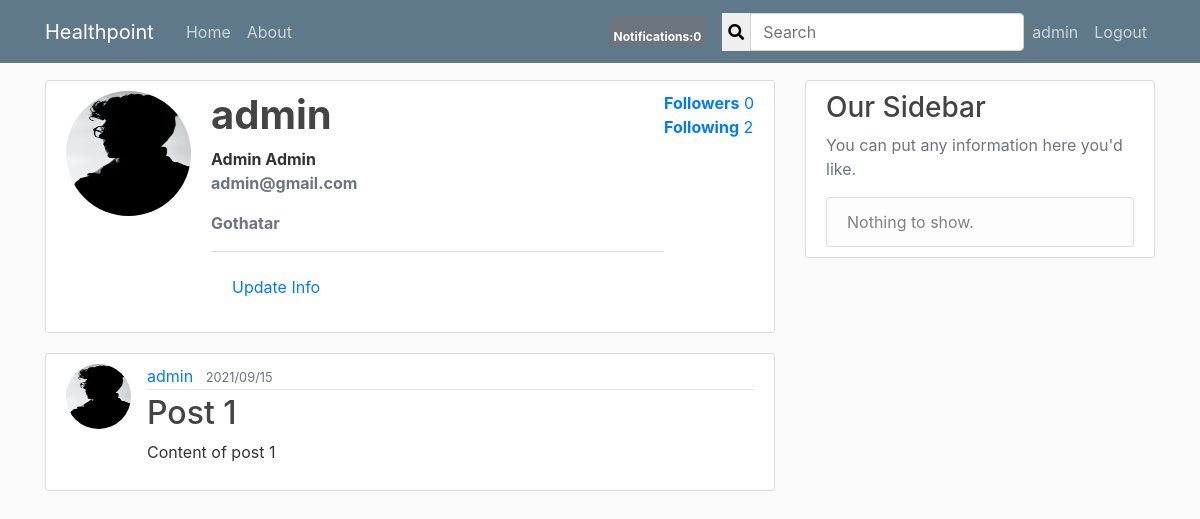
Before: /account/user_profile/1/ (signed in) with the older database file.
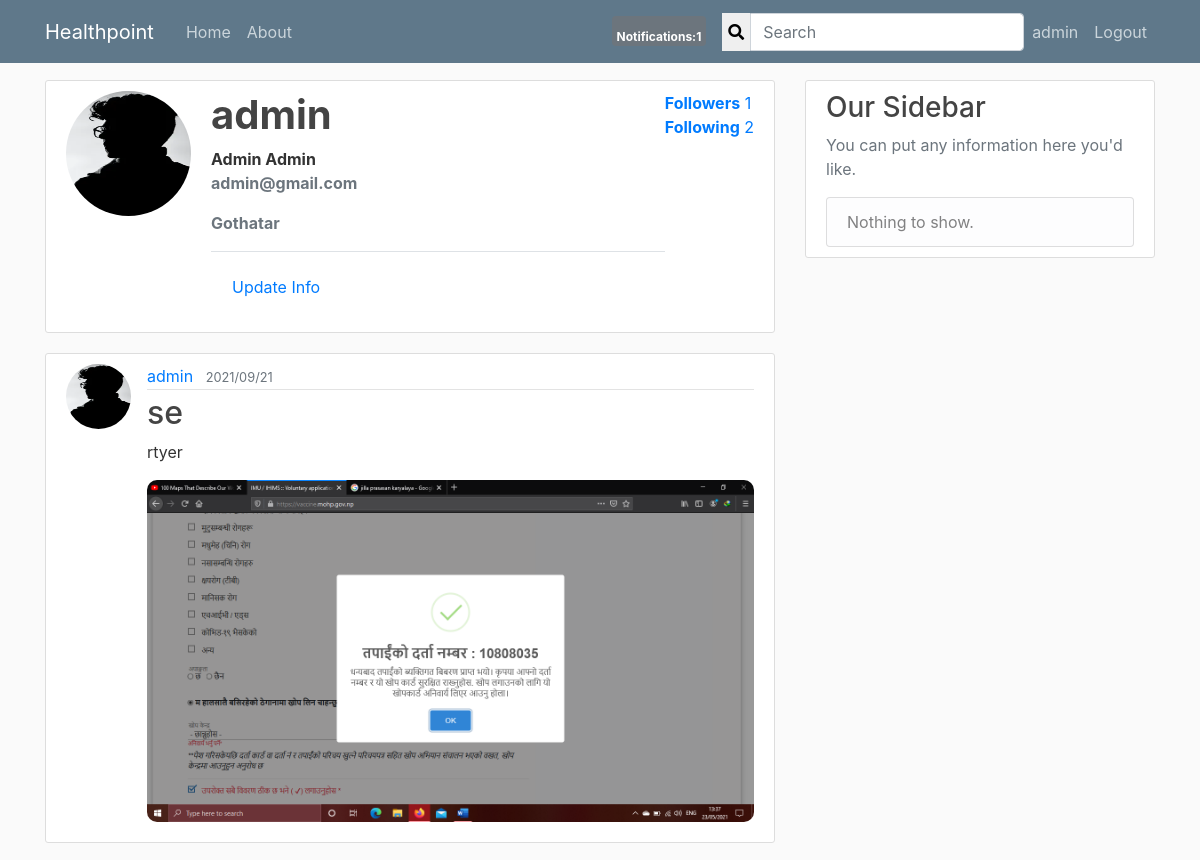
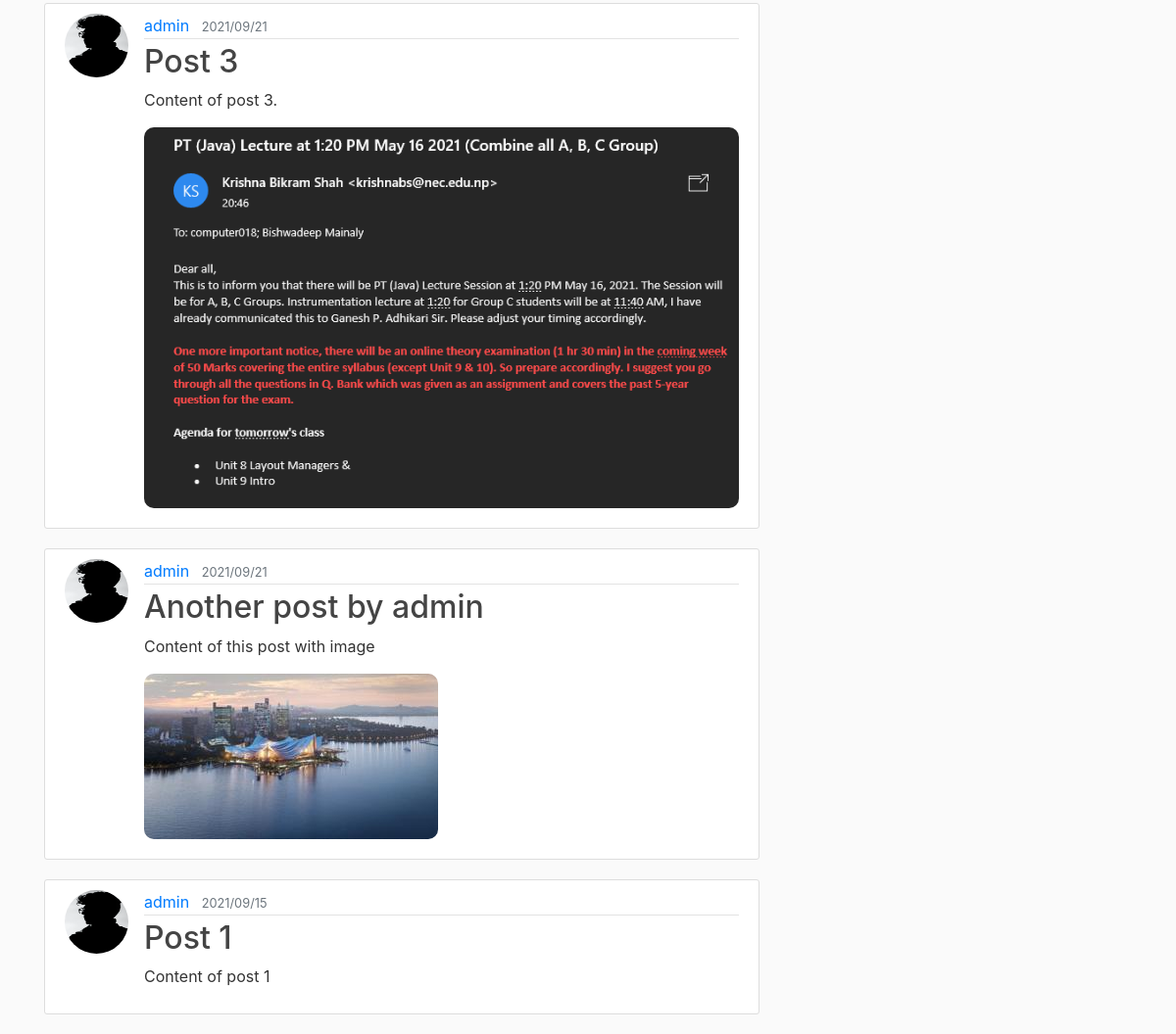
After: the same page with the newer database file (2 pictures, top to bottom).
### account/models.py (models this page shows, shortened)
class User(AbstractBaseUser, PermissionsMixin):
	id = models.AutoField(primary_key = True)
	email = models.EmailField(max_length=200, unique=True)
	user_name = models.CharField(max_length=20, unique=True)
	full_name = models.CharField(max_length=100)
	date_joined = models.DateTimeField(default=timezone.now, blank=True)
	is_staff = models.BooleanField(default=False)
	is_active = models.BooleanField(default=True)
	is_doctor = models.BooleanField(default=False)
	is_superuser = models.BooleanField(default=False)
	objects = AccountManager()
	USERNAME_FIELD = 'email'
	REQUIRED_FIELDS = ['user_name', 'full_name']
	def __str__(self):
		return self.user_name

class UserProfile(models.Model):
	user = models.OneToOneField(User, related_name='profile' ,on_delete=models.CASCADE, primary_key=True)
	address = models.CharField(max_length=200, null=True, blank=True)
	profile_pic = models.ImageField(default='default.jpg', upload_to='profile_pics', null=True, blank=True)
	date_of_birth = models.DateField(null=True, blank=True)
	followers = models.ManyToManyField(User, blank=True, related_name='followers')
	followings = models.ManyToManyField(User, blank=True, related_name='followings')

### healthpoint/models.py (models this page shows, shortened)
class Post(models.Model):
	title = models.CharField(max_length=100)
	content = models.TextField()
	image = models.ImageField(upload_to='post_photos', blank=True, null=True)
	date_posted = models.DateTimeField(default=timezone.now)
	author = models.ForeignKey(User, on_delete=models.CASCADE)
	likes = models.ManyToManyField(User, blank=True, related_name='likes')
	dislikes = models.ManyToManyField(User, blank=True, related_name='dislikes')
	class Meta:
		ordering = ['-date_posted']

### account/views.py (the view)
# urls.py: path('user_profile/<int:pk>/', login_required(views.UserProfileView.as_view()), name='user_profile'),
class UserProfileView(View):
	def get(self, request, pk, *args, **kwargs):
		profile = UserProfile.objects.get(pk=pk)
		user = profile.user
		posts = Post.objects.filter(author=user).order_by('-date_posted')
		followers = profile.followers.all()
		followings = profile.followings.all()
		if len(followers) == 0:
			is_following = False
		for follower in followers:
			if follower == request.user:
				is_following = True
				break
			else:
				is_following = False
		number_of_followers = len(followers)
		number_of_followings = len(followings)
		context = {
		'user':user,
		'profile':profile,
		'posts':posts,
		'number_of_followers':number_of_followers,
		'number_of_followings':number_of_followings,
		'is_following':is_following,
		}
		return render(request, 'account/user_profile.html', context)

### healthpoint/templatetags/custom_tags.py (called while the page is built)
@register.inclusion_tag('healthpoint/show_notifications.html', takes_context=True)
def show_notifications(context):
	request_user = context['request'].user
	notifications = Notification.objects.filter(to_user=request_user).exclude(user_has_seen=True).order_by('-date')
	return {'notifications':notifications}

### account/templates/account/user_profile.html (shortened to what this page needs)
{% extends "healthpoint/base.html" %}
{% block content %}
    <div class="content-section">
      <div class="media">
        <img class="rounded-circle account-img" src="{{ user.profile.profile_pic.url }}">
        <div class="media-body">
          <h2 class="account-heading">
            <strong>{{ user.user_name }}</strong></h2>
          <strong>{% if user.is_doctor %}Dr. {{ user.full_name }}
              {% else %}{{ user.full_name }}
              {% endif %}
            </strong>
          <p class="text-secondary"><strong>{{ user.email }}</strong></p>
          <p class="text-secondary">{% if user.profile.address %}<strong>{{ user.profile.address }} </strong>{% endif %}</p>
          {% if request.user == user %}
            <div class="border-top pt-3"><small class="text-muted"><a class="ml-2 btn" href="{% url 'user_updateprofile' user.profile.pk %}">Update Info</a></small></div>
          {% endif %}
        </div>
        <div class="mb-3">
          <p class="text-secondary">
            <a href="{% url 'list-followers' profile.pk %}"><strong>Followers</strong> {{ number_of_followers }}</a><br>
            <a href="{% url 'list-followings' profile.pk %}"><strong>Following</strong> {{ number_of_followings }}</a>
          </p>
        </div>
      </div>
    </div>
    {% for post in posts %}
    <article class="media content-section">
      <img class='rounded-circle article-img' src="{{ post.author.profile.profile_pic.url }}">
      <div class="media-body">
          <div class="article-metadata">
            <a class="mr-2" href="#">{{ post.author }}</a>
            <small class="text-muted">{{ post.date_posted|date:"Y/m/d" }}</small>
          </div>
          <h2><a class="article-title" href="{% url 'post-detail' post.pk %}">{{ post.title }}</a></h2>
          <p class="article-content">{{ post.content }}</p>
          {% if post.image %}
            <img src="{{ post.image.url }}"  style="max-width: 100%; max-height: auto; border-radius: 10px; margin-bottom: 10px;"/>
          {% endif %}
      </div>
    </article>
  {% endfor %}
{% endblock content %}

### healthpoint/templates/healthpoint/base.html (shortened to what this page needs)
{% load static %}
{% load custom_tags %}
<!DOCTYPE html>
<html lang="en">
<head>
	<link rel="stylesheet" href="https://use.fontawesome.com/releases/v5.8.2/css/all.css">
    <link rel="stylesheet" href="https://maxcdn.bootstrapcdn.com/bootstrap/4.0.0/css/bootstrap.min.css">
    <link rel="stylesheet" type="text/css" href="{% static 'healthpoint/main.css' %}">
    <link rel="stylesheet" href="{% static 'style.css' %}">
</head>
<body>
	<header class="site-header">
	  <nav class="navbar navbar-expand-md navbar-dark bg-steel fixed-top">
	    <div class="container">
	      <a class="navbar-brand mr-4" href="/">Healthpoint</a>
	      <div class="collapse navbar-collapse" id="navbarToggle">
	        <div class="navbar-nav mr-auto">
	          <a class="nav-item nav-link" href="{% url 'healthpoint-home' %}">Home</a>
	          <a class="nav-item nav-link" href="{% url 'healthpoint-about' %}">About</a>
	        </div>
	        {% if user.is_authenticated %}
	        <div class="nav-item nav-link">
	        		{% show_notifications %}
	        </div>
	        {% endif %}
	        <form class="d-flex" method="GET" action="{% url 'search' %}">
        <div class="input-group">
          <button style="border: none; box-shadow: none;" type="submit"><i class="fas fa-search"></i></button>
          <input type="text" class="form-control" placeholder="Search" aria-label="Search" aria-describedby="basic-addon1" name="query" value="{{ request.GET.query }}">
        </div>
      </form>
	        <div class="navbar-nav">
	        	{% if user.is_authenticated %}
		        	<a class="nav-item nav-link" href="{% url 'user_profile' request.user.pk %}">{{ request.user }}</a>
	        		<a class="nav-item nav-link" href="{% url 'logout' %}">Logout</a>
	        	{% else %}
	        		<a class="nav-item nav-link" href="{% url 'login' %}">Login</a>
					<a class="nav-item nav-link" href="{% url 'register' %}">Register</a>
		        {% endif %}
	        </div>
	      </div>
	    </div>
	  </nav>
	</header>
	<main role="main" class="container">
	  <div class="row">
	    <div class="col-md-8">
	      {% block content %}{% endblock %}
	    </div>
	    <div class="col-md-4">
	      <div class="content-section">
	        <h3>Our Sidebar</h3>
	        <p class='text-muted'>You can put any information here you'd like.</p>
	          <ul class="list-group">
	            <li class="list-group-item list-group-item-light">
	            	{% if messages %}
	    				{% for message in messages %}
	    					<div class="alert alert-{{ message.tags }}">
	    						{{ message }}
	    					</div>
	    				{% endfor %}
	    			{% else %}
	    				Nothing to show.
	    			{% endif %}</li>
	          </ul>
	      </div>
	    </div>
	  </div>
	</main>
</body>
</html>

### healthpoint/templates/healthpoint/show_notifications.html (shortened to what this page needs)
<div class="dropdown" style="color:white">
	<span class="badge bg-secondary notification-badge" onclick="showNotifications()"><br>Notifications:{{ notifications.count }}</br></span>
	</div>

### healthpoint/static/healthpoint/main.css (style rules this page uses)
body { background: #fafafa; color: #333333; margin-top: 5rem; }
h1, h2, h3, h4, h5, h6 { color: #444444; }
ul { margin: 0; }
.bg-steel { background-color: #5f788a; }
.site-header .navbar-nav .nav-link { color: #cbd5db; }
.content-section { background: #ffffff; padding: 10px 20px; border: 1px solid #dddddd; border-radius: 3px; margin-bottom: 20px; }
.article-title { color: #444444; }
.article-content { white-space: pre-line; }
.article-img { height: 65px; width: 65px; margin-right: 16px; }
.article-metadata { padding-bottom: 1px; margin-bottom: 4px; border-bottom: 1px solid #e3e3e3 }
.account-img { height: 125px; width: 125px; margin-right: 20px; margin-bottom: 16px; }
.account-heading { font-size: 2.5rem; }

### static/style.css (style rules this page uses)
.notification-badge { transition: 0.3s; }
.dropdown { position: relative; display: inline-block; }

Changed rows visible on the page:
added Post: author.profile.profile_pic (picture), author "admin", date_posted "2021/09/21", title "se", content "rtyer", image (picture)
added Post: author.profile.profile_pic (picture), author "admin", date_posted "2021/09/21", title "Post 3", content "Content of post 3.", image (picture)
added Post: author.profile.profile_pic (picture), author "admin", date_posted "2021/09/21", title "Another post by admin", content "Content of this post with image", image (picture)
Other visible differences:
{{ notifications.count }}: "0" → "1"
{{ number_of_followers }}: "0" → "1"
